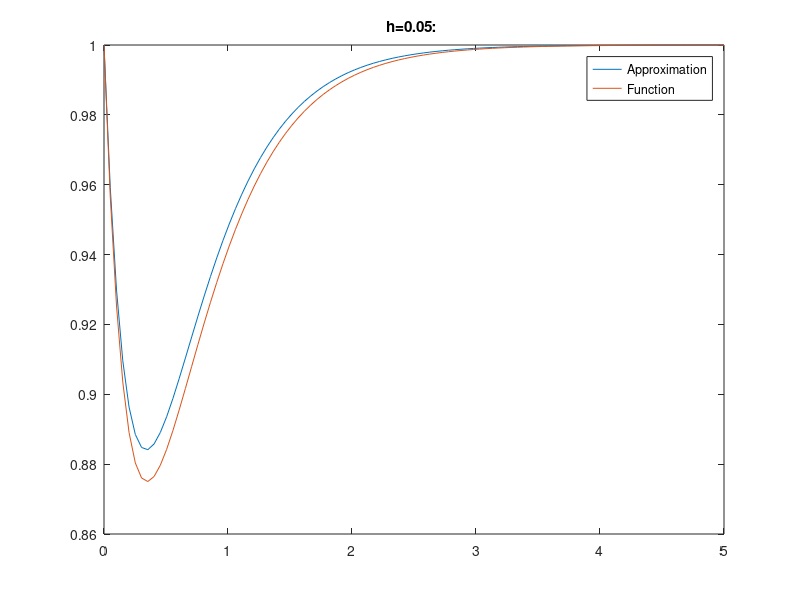
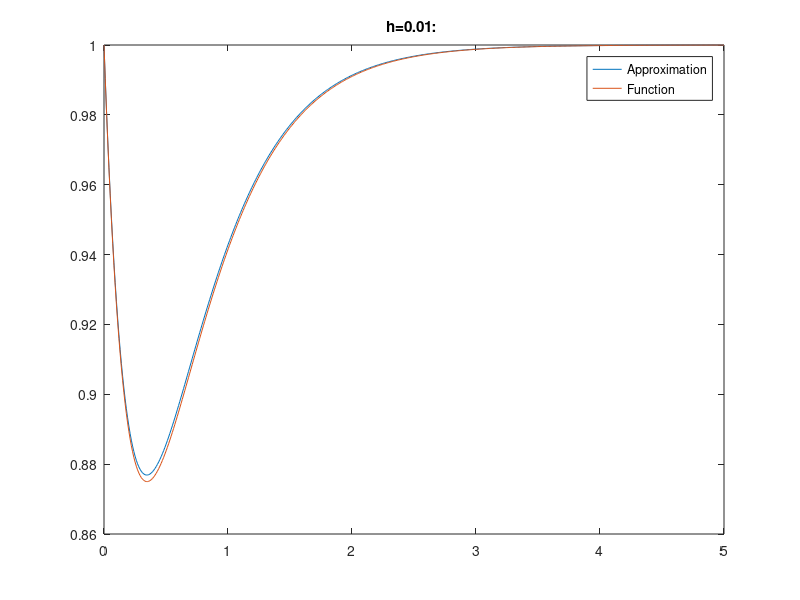
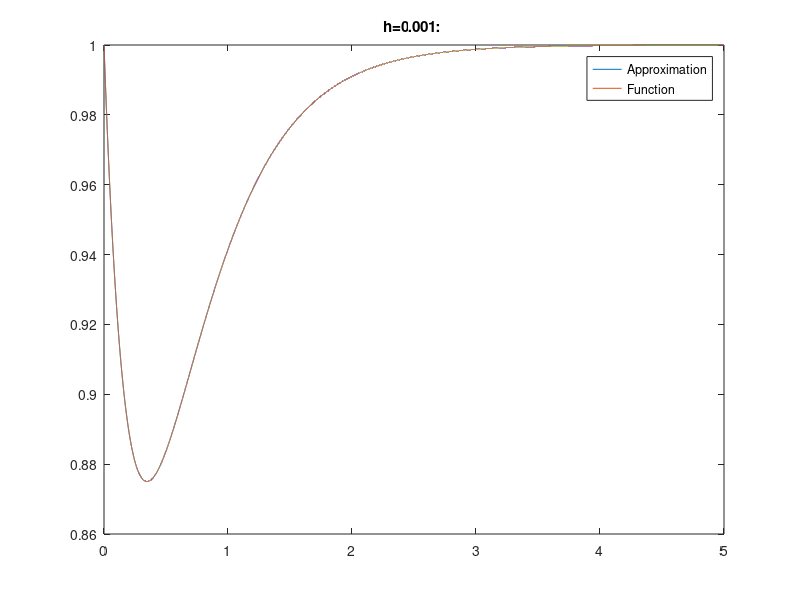
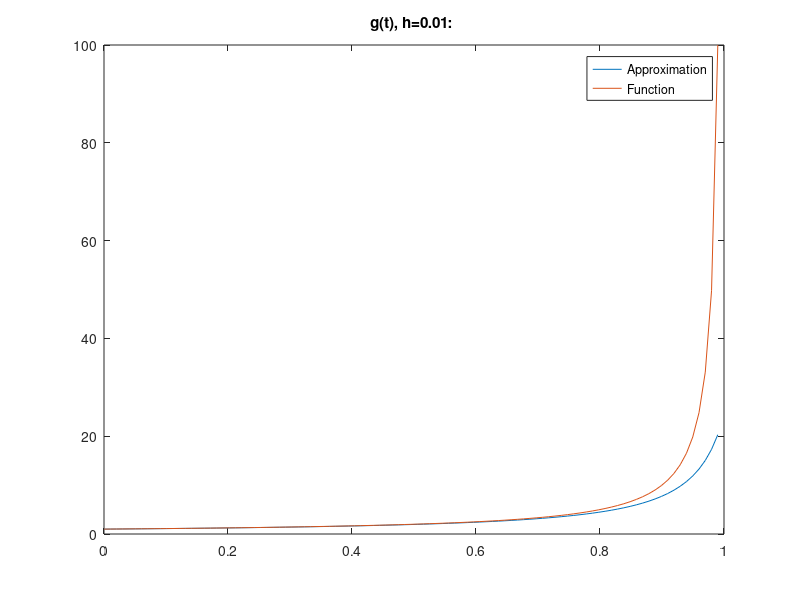

The MATLAB source for these figures, in order: (Note: this script raises an error after producing the figures.)
%Approximate y if: 
% dy/dt + 2y = 2 - e^(-4t) ==> dy/dt = -2y + 2 - e^(-4t)
% y(0) = 1
% h=0.05; t=[0,5]

f = @(t) 1 + 0.5*exp(-4*t) - 0.5*exp((-2)*t);

%h=0.05:

x=linspace(0,5,100);
y=[];
f_array=[];
error=0;
for i=1:length(x)
    if x(i)==0
        y(i)=1;
        f_array(i)=1;
    else
        y(i)=y(i-1) + 0.05*((-2)*(y(i-1)) + 2 - exp((-4)*x(i)));
        f_array(i)=f(x(i));
    end
    if abs(f_array(i)-y(i))>error

        error=abs(f_array(i)-y(i));

    end
end
error_msg='Max error: %0.4f';
fprintf(error_msg, error);

figure();
p1=plot(x,y);
title("h=0.05: ");

hold on
p2=plot(x,f_array);
hold off

legend([p1 p2],{'Approximation','Function'});

%Re-do with h=0.01: 
x=linspace(0,5,500);
figure();
y2=[];

error=0;
for i=1:length(x)
    if x(i)==0
        y2(i)=1;
        f_array(i)=1;
    else
        y2(i)=y2(i-1) + 0.01*((-2)*(y2(i-1)) + 2 - exp((-4)*x(i)));
        f_array(i)=f(x(i));
    end
    if abs(f_array(i)-y2(i))>error

        error=abs(f_array(i)-y(i));

    end

end

error_msg='Max error: %0.4f';
fprintf(error_msg, error);

p3=plot(x,y2);
title("h=0.01: ");

hold on
p4=plot(x,f_array);
hold off

legend([p3 p4],{'Approximation','Function'});


%Re-do with h=0.0001: 
figure();
y2=[];
x=linspace(0,5,50000);

error=0;
for i=1:length(x)
    if x(i)==0
        y2(i)=1;
        f_array(i)=1;
    else
        y2(i)=y2(i-1) + 0.0001*((-2)*(y2(i-1)) + 2 - exp((-4)*x(i)));
        f_array(i)=f(x(i));
    end
    if abs(f_array(i)-y2(i))>error

        error=abs(f_array(i)-y2(i));

    end
end
error_msg='Max error: %0.4f';
fprintf(error_msg, error);

p4=plot(x,y2);
title("h=0.001: ");

hold on
p5=plot(x,f_array);
hold off

legend([p4 p5],{'Approximation','Function'});




g = @(t) 1/(1-t);

%Problem 2:
g_array=[];

t=linspace(0,0.99,99);


figure();
y4=[];

error=0;
for i=1:length(t)
    if t(i)==0
        y4(i)=1;
        g_array(i)=1;
    else
        y4(i)=y4(i-1) + 0.01*(y4(i-1))^2;
        g_array(i)=g(t(i));
    end
    if abs(f_array(i)-y(i))>error

        error=abs(g_array(i)-y(i));

    end
end
error_msg='Max error: %0.4f';
fprintf(error_msg, error);

p6=plot(t,y4);
title("g(t), h=0.01: ");

hold on
p7=plot(t,g_array);
hold off

legend([p6 p7],{'Approximation','Function'});

%Re-do with 0.001:

t=linspace(0,0.99,990);
g_array=[];


figure();
y4=[];
error=0;
for i=1:length(t)
    if t(i)==0
        y4(i)=1;
        g_array(i)=1;
    else
        y4(i)=y4(i-1) + 0.001*(y4(i-1)^2);
        g_array(i)=g(t(i));

    end
    if abs(f_array(i)-y4(i))>error

        error=abs(g_array(i)-y4(i));

    end
end
error_msg='Max error: %0.4f';
fprintf(error_msg, error);

p6=plot(t,y4);
title("g(t), h=0.001: ");

hold on
p7=plot(t,g_array);
hold off

legend([p6 p7],{'Approximation','Function'});


%Re-do with 0.0001:
g_array=[];

t=linspace(0,0.99,9900);


figure();
y4=[];

error=0;
for i=1:length(t)
    if t(i)==0
        y4(i)=1;
        g_array(i)=1;
    else
        y4(i)=y4(i-1) + 0.0001*y4(i-1)^2;
        g_array(i)=g(t(i));
    end
    if abs(f_array(i)-y4(i))>error

        error=abs(g_array(i)-y4(i));

    end
end
error_msg='Max error: %0.4f';
fprintf(error_msg, error);

p6=plot(t,y4);
title("g(t), h=0.0001: ");

hold on
p7=plot(t,g_array);
hold off

legend([p6 p7],{'Approximation','Function'});



lab_responses="\n I noticed that rather than having a consistent shrinking of the error difference, there was a spike in max error at h=0.001 and then a drastic shrinking as h=0.0001. This shows that it is possible to get a significantly low error margin with a slightly larger step size. Because smaller step size estimates require more processing power/effort, it is sometimes better to accept a larger error margin for less precision. ";
fprintf(lab_responses);


y(i)=y(i-1)+0.01*f(y(i-1)); 
